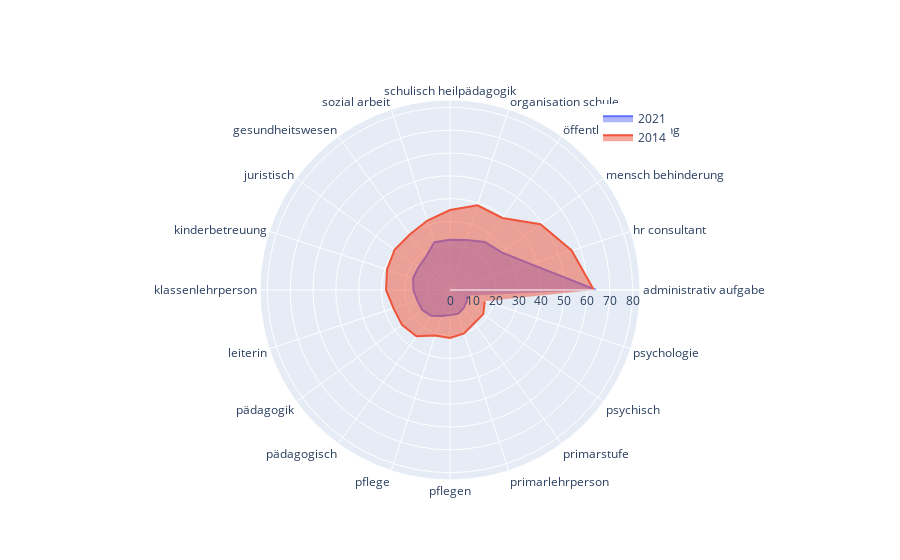

Notebook code for this chart:
### Code cell
# Abbildung 18 (in Bachelorarbeit)
# Verteilung der größten Anforderungen in der Kategorie

df = anforderungen.query('kategorie == '+str(Kategorie))
categories=list(df['word'])
fig = go.Figure()

a = int(df['2021'].nlargest(n=1))
b = int(df['2014'].nlargest(n=1))

if a >= b:
    maximum = a
else:
    maximum = b

fig.add_trace(go.Scatterpolar(r= df['2021'].nlargest(n=20).values.flatten().tolist(),      theta=categories,      fill='toself',
      name='2021'))

fig.add_trace(go.Scatterpolar(r= df['2014'].nlargest(n=20).values.flatten().tolist(),      theta=categories,      fill='toself',
      name='2014'))

fig.update_layout(
  polar=dict(
    radialaxis=dict(
      visible=True,
      range=[0, maximum+(maximum*0.3)]
    )),
  showlegend=True,
  legend=dict(
    y=0.99,
    x=0.7))
fig.show()

### Figure 1 — Plotly figure (JSON) as saved in the notebook; plotly's stock layout.template omitted (floating-point values rounded to 4 significant figures)
{"data": [{"fill": "toself", "name": "2021", "r": [64, 37, 28, 26, 23, 22, 22, 18, 17, 17, 16, 15, 15, 14, 12, 11, 11, 10, 9, 8], "theta": ["administrativ aufgabe", "hr consultant", "mensch behinderung", "öffentlich verwaltung", "organisation schule", "schulisch heilpädagogik", "sozial arbeit", "gesundheitswesen", "juristisch", "kinderbetreuung", "klassenlehrperson", "leiterin", "pädagogik", "pädagogisch", "pflege", "pflegen", "primarlehrperson", "primarstufe", "psychisch", "psychologie", "sachbearbeiterin", "sekundarstufe", "sozialarbeit", "sozialarbeiterin", "sozialberatung", "sozialhilfe", "sozialleistung", "sozialpädagogik", "sozialpädagogisch", "unterrichten", "unterrichtserfahrung"], "type": "scatterpolar"}, {"fill": "toself", "name": "2014", "r": [63, 56, 49, 39, 39, 35, 32, 30, 30, 29, 28, 26, 26, 25, 21, 21, 20, 18, 18, 16], "theta": ["administrativ aufgabe", "hr consultant", "mensch behinderung", "öffentlich verwaltung", "organisation schule", "schulisch heilpädagogik", "sozial arbeit", "gesundheitswesen", "juristisch", "kinderbetreuung", "klassenlehrperson", "leiterin", "pädagogik", "pädagogisch", "pflege", "pflegen", "primarlehrperson", "primarstufe", "psychisch", "psychologie", "sachbearbeiterin", "sekundarstufe", "sozialarbeit", "sozialarbeiterin", "sozialberatung", "sozialhilfe", "sozialleistung", "sozialpädagogik", "sozialpädagogisch", "unterrichten", "unterrichtserfahrung"], "type": "scatterpolar"}], "layout": {"legend": {"x": 0.7, "y": 0.99}, "polar": {"radialaxis": {"range": [0, 83.2], "visible": true}}, "showlegend": true}}
